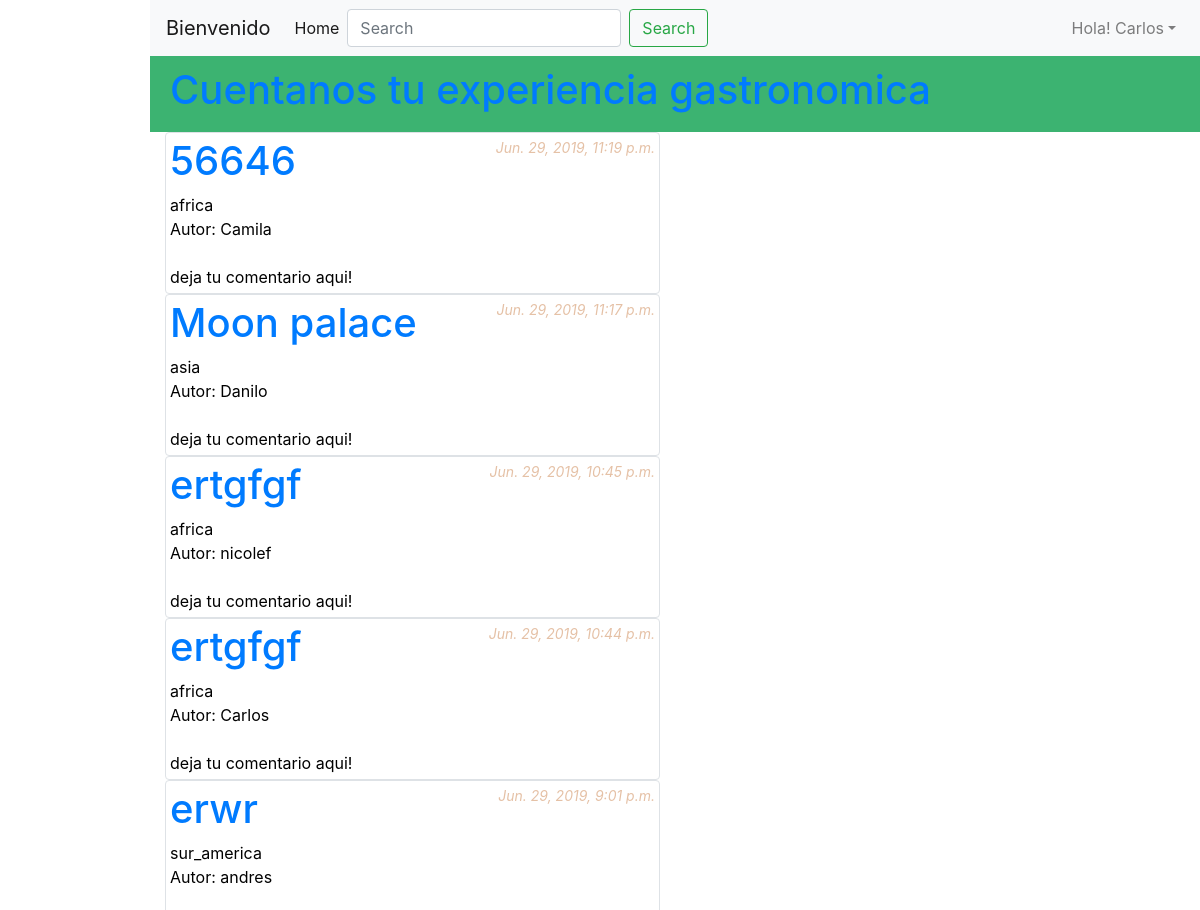
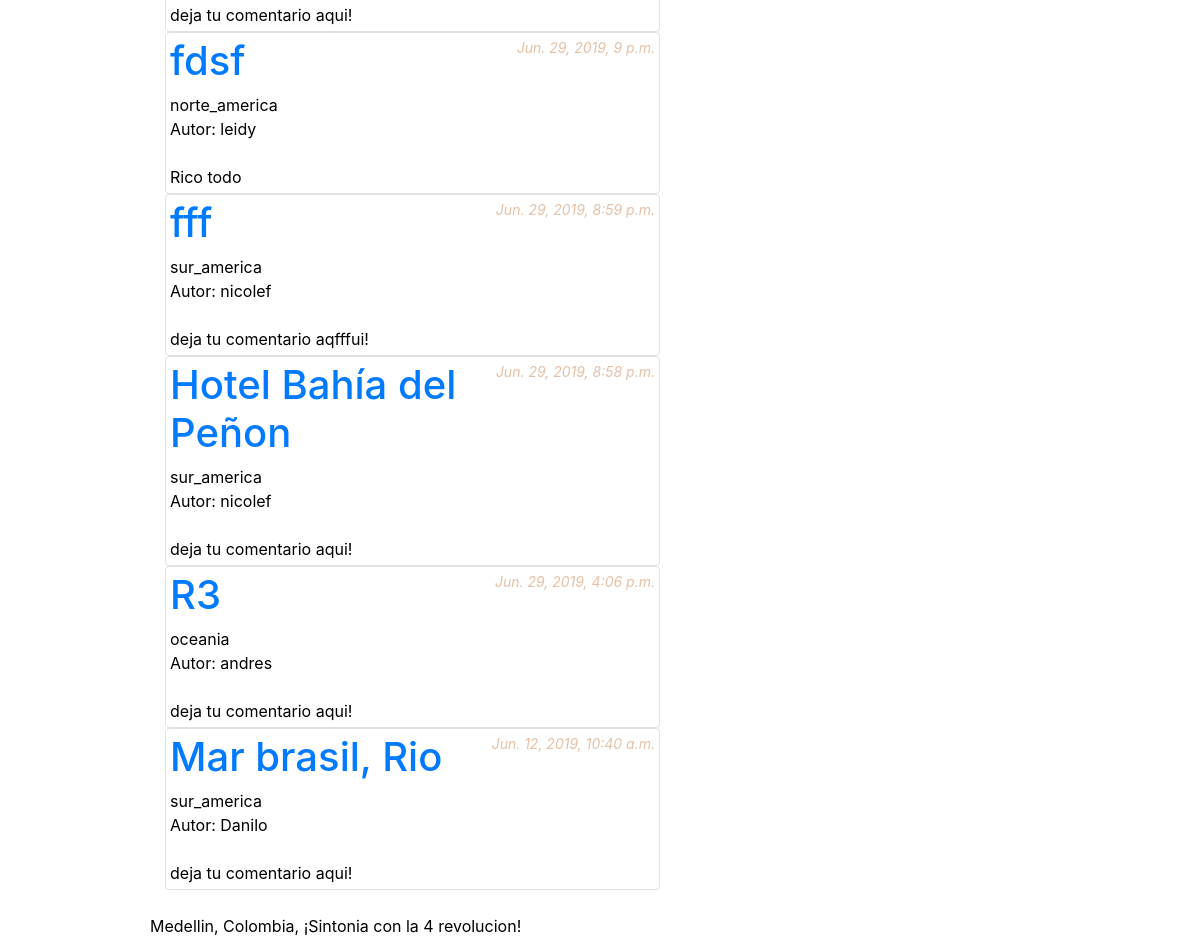
Screenshot of /blog/ (signed in) with the database file from the repository (2 pictures, top to bottom).
### restaurante/models.py (models this page shows, shortened)
class PostRestaurant(models.Model):
    autor = models.ForeignKey(User, related_name='blog_restaurante', on_delete=models.PROTECT)
    titulo = models.CharField(max_length=200)
    texto = models.TextField()
    fecha_creacion = models.DateTimeField(
            default=timezone.now)
    fecha_publicado = models.DateTimeField(
            blank=True, null=True)
    categoria = models.CharField(max_length=50, choices=TIPO_OPCIONES, default=SUR_AMERICA)
    tags = models.CharField(max_length=100, null=True, blank=True)
    comentarios = models.TextField(max_length=500, default='deja tu comentario aqui!')
    likes = models.ManyToManyField(User, related_name='likes', blank=True)

### restaurante/views.py (the view)
# urls.py: path('', views.post_restaurant, name='post_restaurant'),
def post_restaurant(request):
	posts = PostRestaurant.objects.filter(fecha_publicado__lte=timezone.now()).order_by('fecha_publicado').reverse()
	return render (request, 'restaurante/post_restaurant.html',{'posts': posts})

### restaurante/templates/restaurante/post_restaurant.html
{% extends 'restaurante/base.html' %}
{% block content %}
{% for post in posts %}
  <div class="img-thumbnail">
    <div class="post">
      <div class="date">
        {{ post.fecha_publicado }}
      </div>
      <h1><a href="{% url 'restaurante:post_detail' post.pk %}">{{ post.titulo }}</a></h1>
      <div class="cat">
        {{ post.categoria }}
      </div>
      <div class="autor">
       Autor: {{ post.autor }}
      </div>
      <br>
      <div class="come">
        {{ post.comentarios }}
      </div>
    </div>
  </div>
{% endfor %}
{% endblock %}

### restaurante/templates/restaurante/navbar.html (shortened to what this page needs)
 <nav class="navbar navbar-expand-lg navbar-light bg-light">
  <a class="navbar-brand" href="#">Bienvenido</a>
    <div class="collapse navbar-collapse" id="navbarSupportedContent">
      <ul class="navbar-nav mr-auto">
        <li class="nav-item active">
          <a class="nav-link" href="{% url 'restaurante:post_restaurant' %}">Home <span class="sr-only">(current)</span></a>
        </li>
        <form class="form-inline my-2 my-lg-0">
            <input class="form-control mr-sm-2" type="search" placeholder="Search" aria-label="Search">
            <button class="btn btn-outline-success my-2 my-sm-0" type="submit">Search</button>
        </form>
      </ul>
      <ul class="navbar-nav">
        {% if request.user.is_authenticated %}
        <li class="nav-item dropdown">
          <a class="nav-link dropdown-toggle" href="#" id="navbarDropdown" role="button" data-toggle="dropdown" aria-haspopup="true" aria-expanded="false">Hola!  {{ request.user }}</a>
        {% endif %}
      </ul>
    </div>
</nav>

### restaurante/static/css/style.css (style rules this page uses)
body { padding-left: 150px; color: #000000; }
.date { float: right; font-style: italic; color: #E5C1A6; font-size:14px; }

### rows the page displays
PostRestaurant: fecha_publicado "Jun. 29, 2019, 11:19 p.m.", titulo "56646", categoria "africa", autor "Camila", comentarios "deja tu comentario aqui!"
PostRestaurant: fecha_publicado "Jun. 29, 2019, 11:17 p.m.", titulo "Moon palace", categoria "asia", autor "Danilo", comentarios "deja tu comentario aqui!"
PostRestaurant: fecha_publicado "Jun. 29, 2019, 10:45 p.m.", titulo "ertgfgf", categoria "africa", autor "nicolef", comentarios "deja tu comentario aqui!"
PostRestaurant: fecha_publicado "Jun. 29, 2019, 10:44 p.m.", titulo "ertgfgf", categoria "africa", autor "Carlos", comentarios "deja tu comentario aqui!"
PostRestaurant: fecha_publicado "Jun. 29, 2019, 9:01 p.m.", titulo "erwr", categoria "sur_america", autor "andres", comentarios "deja tu comentario aqui!"
PostRestaurant: fecha_publicado "Jun. 29, 2019, 9 p.m.", titulo "fdsf", categoria "norte_america", autor "leidy", comentarios "Rico todo"
PostRestaurant: fecha_publicado "Jun. 29, 2019, 8:59 p.m.", titulo "fff", categoria "sur_america", autor "nicolef", comentarios "deja tu comentario aqfffui!"
PostRestaurant: fecha_publicado "Jun. 29, 2019, 8:58 p.m.", titulo "Hotel Bahía del Peñon", categoria "sur_america", autor "nicolef", comentarios "deja tu comentario aqui!"
PostRestaurant: fecha_publicado "Jun. 29, 2019, 4:06 p.m.", titulo "R3", categoria "oceania", autor "andres", comentarios "deja tu comentario aqui!"
PostRestaurant: fecha_publicado "Jun. 12, 2019, 10:40 a.m.", titulo "Mar brasil, Rio", categoria "sur_america", autor "Danilo", comentarios "deja tu comentario aqui!"

### other values shown
{{ request.user }} "Carlos"
